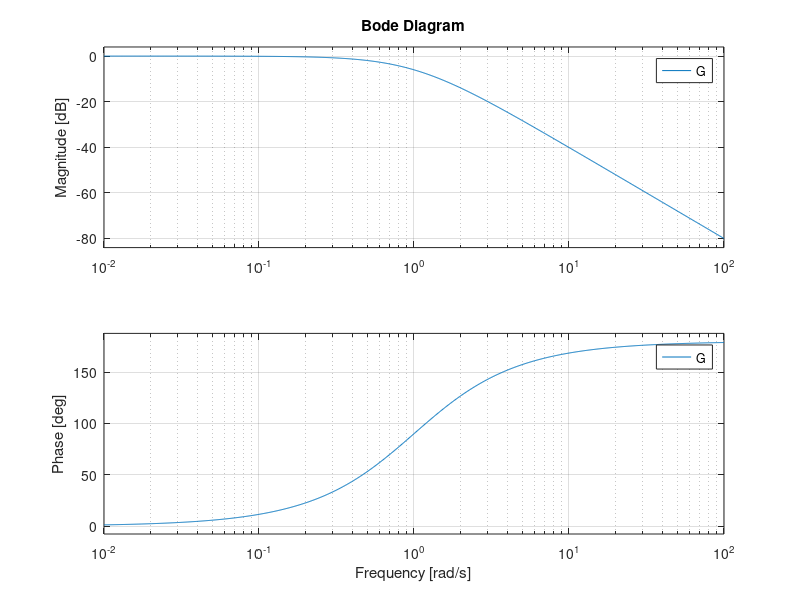

Write the MATLAB code that produced this figure. (Note: this script raises an error after producing the figure.)



% if time costant representation in used, refer to this section 
% coefficients of polinomial inside first parentheses and so forth 
first_factor = [1,-1] 
second_factor = [1, -1] 
%... (add factors if needed)
den_t_cost = conv(first_factor, second_factor)
num_t_cost = [1]

%FOR NON TIME CONSTANTS
%
% coefficients of s polinomial numerator
% (left to right are descending degrees of s)
num = 40*[3.3,1];
% coefficients of s polinomial denominator
% (left to right are descending degrees of s)
den = [0.001,0.11,1,0,0];

% creation of transfer function
H = tf (num, den);
G = tf(num_t_cost, den_t_cost)

% plot graphs
subplot(2,1,1)
bode (G)
grid on
subplot(2,1,2)
nyquistplot (G)
